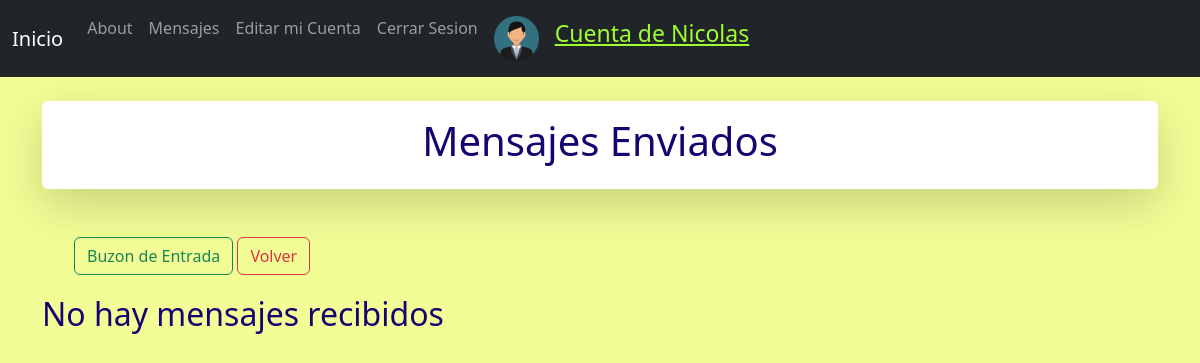
Before: /AppMensajeria/buzonSalida/4 (signed in) with the older database file.
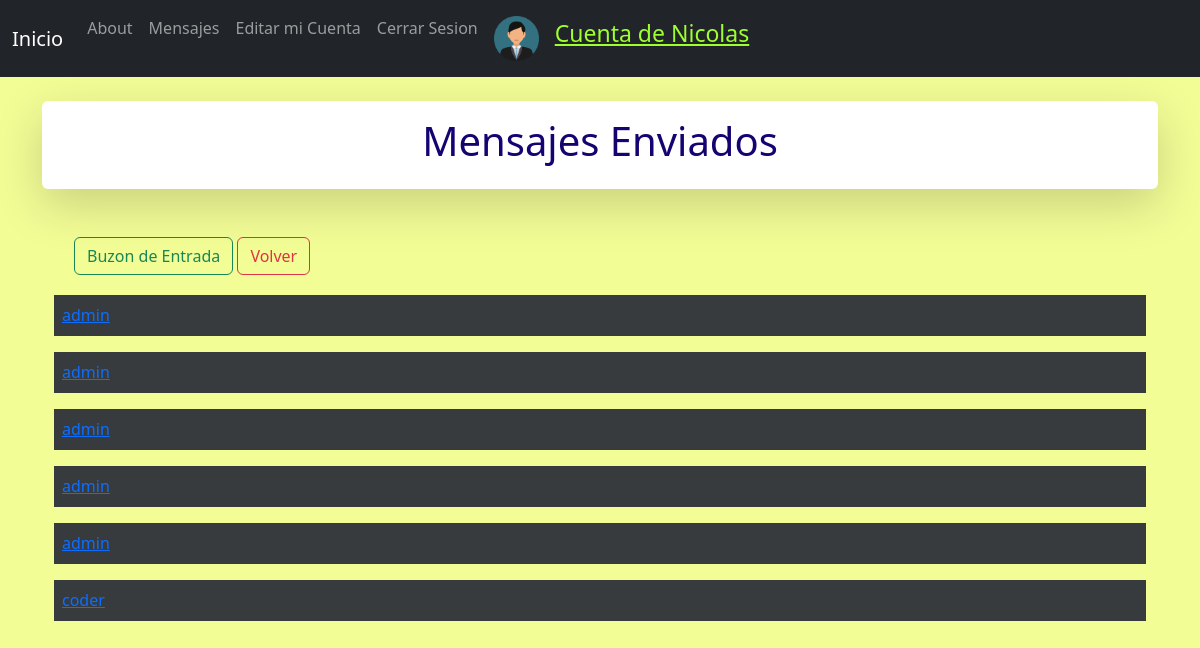
After: the same page with the newer database file.
### AppMensajeria/models.py (models this page shows, shortened)
class Mensaje(models.Model):
    emisor = models.ForeignKey(
        settings.AUTH_USER_MODEL,
        on_delete=models.CASCADE,
        related_name='emisor',
    )
    receptor = models.ForeignKey(
        settings.AUTH_USER_MODEL,
        on_delete=models.CASCADE,
        related_name='receptor',
    )
    texto = models.TextField()

### AppMensajeria/views.py (the view)
# urls.py: path('buzonSalida/<id>', views.buzonSalida, name='buzonSalida'),
def buzonSalida(request,id):
    mensajes = Mensaje.objects.filter(emisor=id)
    return render(request, 'buzonSalida.html',{'mensajes':mensajes,'avatar':getAvatar(request)})

### appBlog/views.py (called while the page is built)
def getAvatar(request):
    lista = Avatar.objects.filter(user=request.user.id)
    if len(lista)!=0:
        imagen=lista[0].imagen.url
    else:
        imagen=''
    return imagen

### AppMensajeria/templates/buzonSalida.html (shortened to what this page needs)
{% extends 'base.html' %}
{% block content %}
    <div class="shadow-lg p-3 mb-5 bg-body rounded">
        <h1 style="text-align: center;">Mensajes Enviados</h1>
    </div>
    <div class="container" style="margin: 20px">
        <a class="btn btn-outline-success" href="{% url 'buzonEntrada' user.id %}">Buzon de Entrada</a>
        <a class="btn btn-outline-danger" href="{% url 'enviarMensaje' %}">Volver</a>
    </div>
    {% if mensajes %}
        {% for mensaje in mensajes %}
        <div class="container">
            <table class="table table-dark">
                    <td colspan="2" class="table-active"><a href="{% url 'mensajeCompleto' mensaje.id %}">{{mensaje.receptor}}</a></td>
            </table>
        </div>
        {% endfor %}
    {% else %}
        <h2>No hay mensajes recibidos</h2>
    {% endif %}
{% endblock %}

Changed rows visible on the page:
added Mensaje: receptor "admin"
added Mensaje: receptor "admin"
added Mensaje: receptor "admin"
added Mensaje: receptor "admin"
added Mensaje: receptor "admin"
added Mensaje: receptor "coder"
Other visible differences:
text no longer shown: "No hay mensajes recibidos"
